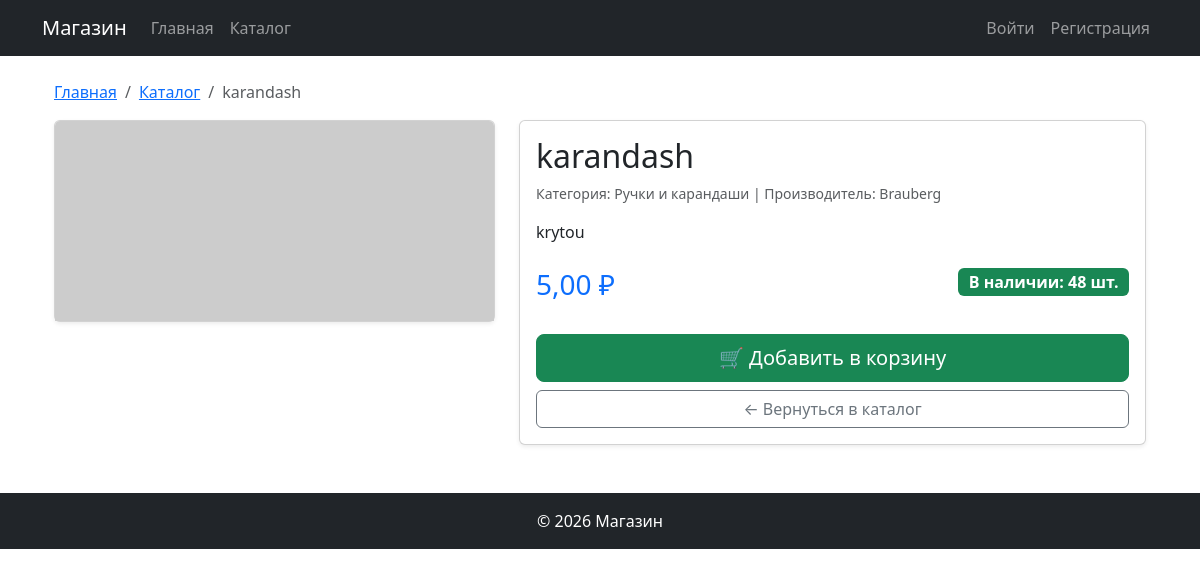
The app's page /catalog/76/ with its own data.
### shop/models.py (models this page shows, shortened)
class Product(models.Model):
    name = models.CharField(max_length = 200)
    description = models.TextField()
    photo = models.ImageField(upload_to = 'products/', blank = True)
    price = models.DecimalField(max_digits = 10, decimal_places = 2,
    validators = [MinValueValidator(0)])
    stock = models.IntegerField(validators = [MinValueValidator(0)])
    category = models.ForeignKey(Category, on_delete = models.CASCADE)
    manufacturer = models.ForeignKey(Manufacturer, on_delete = models.CASCADE)

class Category(models.Model):
    name = models.CharField(max_length = 100)
    description = models.TextField(blank = True)

class Manufacturer(models.Model):
    name = models.CharField(max_length = 100)
    country = models.CharField(max_length = 100)
    description = models.TextField(blank = True)

### shop/views.py (the view)
# urls.py: path('catalog/<int:pk>/', views.product_detail, name='product_detail'),
def product_detail(request, pk):
    product = get_object_or_404(Product, pk=pk)
    return render(request, 'shop/product_detail.html', {'product': product})

### shop/templates/shop/product_detail.html (shortened to what this page needs)
{% extends 'shop/base.html' %}
{% load static %}
{% block content %}
<div class="container mt-4">
    <nav aria-label="breadcrumb" class="mb-3">
        <ol class="breadcrumb">
            <li class="breadcrumb-item"><a href="{% url 'shop:index' %}">Главная</a></li>
            <li class="breadcrumb-item"><a href="{% url 'shop:product_list' %}">Каталог</a></li>
            <li class="breadcrumb-item active">{{ product.name }}</li>
        </ol>
    </nav>
    <div class="row">
        <div class="col-md-5 mb-4">
            <div class="card shadow-sm">
                {% if product.photo %}
                    <img src="{{ product.photo.url }}" class="card-img-top" alt="{{ product.name }}" style="max-height: 400px; object-fit: contain;">
                {% else %}
                    <img src="https://via.placeholder.com/400x400?text=Нет+фото" class="card-img-top" alt="{{ product.name }}">
                {% endif %}
            </div>
        </div>
        <div class="col-md-7">
            <div class="card shadow-sm">
                <div class="card-body">
                    <h2 class="card-title">{{ product.name }}</h2>
                    <p class="text-muted small">
                        {% if product.category %}
                            Категория: {{ product.category.name }} |
                        {% endif %}
                        {% if product.manufacturer %}
                            Производитель: {{ product.manufacturer.name }}
                        {% endif %}
                    </p>
                    <p class="card-text mt-3">{{ product.description|linebreaks }}</p>
                    <div class="row mt-4">
                        <div class="col-6">
                            <h3 class="text-primary">{{ product.price }} ₽</h3>
                        </div>
                        <div class="col-6 text-end">
                            {% if product.stock > 0 %}
                                <span class="badge bg-success fs-6">В наличии: {{ product.stock }} шт.</span>
                            {% else %}
                                <span class="badge bg-danger fs-6">Нет в наличии</span>
                            {% endif %}
                        </div>
                    </div>
                    <div class="mt-4 d-grid gap-2">
                        {% if product.stock > 0 %}
                            <button class="btn btn-success btn-lg add-to-cart-btn"
                                    data-product-id="{{ product.id }}"
                                    data-product-name="{{ product.name }}">
                                🛒 Добавить в корзину
                            </button>
                        {% else %}
                            <button class="btn btn-secondary btn-lg" disabled>
                                Нет в наличии
                            </button>
                        {% endif %}
                        <a href="{% url 'shop:product_list' %}" class="btn btn-outline-secondary">
                            ← Вернуться в каталог
                        </a>
                    </div>
                </div>
            </div>
        </div>
    </div>
</div>
{% endblock %}

### static/css/style.css (style rules this page uses)
.card { transition: transform 0.2s; }
.card-img-top { height: 200px; object-fit: cover; }

### records on screen
Product: name "karandash", category.name "Ручки и карандаши", manufacturer.name "Brauberg", description "krytou", price "5,00", stock "48"
